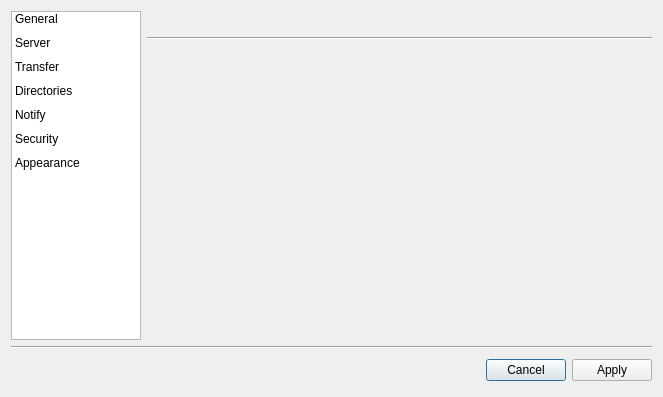
<?xml version="1.0" encoding="UTF-8"?>
<ui version="4.0">
 <class>Settings</class>
 <widget class="QDialog" name="Settings">
  <property name="geometry">
   <rect>
    <x>0</x>
    <y>0</y>
    <width>663</width>
    <height>397</height>
   </rect>
  </property>
  <property name="windowTitle">
   <string>Options</string>
  </property>
  <property name="windowIcon">
   <iconset resource="../images.qrc">
    <normaloff>:/images/kcmsystem24.png</normaloff>:/images/kcmsystem24.png</iconset>
  </property>
  <layout class="QGridLayout" name="gridLayout_2">
   <item row="0" column="0" rowspan="2">
    <widget class="QListWidget" name="listWidget">
     <property name="minimumSize">
      <size>
       <width>130</width>
       <height>0</height>
      </size>
     </property>
     <property name="maximumSize">
      <size>
       <width>130</width>
       <height>16777215</height>
      </size>
     </property>
     <property name="alternatingRowColors">
      <bool>false</bool>
     </property>
     <property name="iconSize">
      <size>
       <width>24</width>
       <height>24</height>
      </size>
     </property>
     <property name="textElideMode">
      <enum>Qt::ElideMiddle</enum>
     </property>
     <property name="movement">
      <enum>QListView::Static</enum>
     </property>
     <property name="flow">
      <enum>QListView::TopToBottom</enum>
     </property>
     <property name="isWrapping" stdset="0">
      <bool>false</bool>
     </property>
     <property name="resizeMode">
      <enum>QListView::Fixed</enum>
     </property>
     <property name="layoutMode">
      <enum>QListView::SinglePass</enum>
     </property>
     <property name="spacing">
      <number>0</number>
     </property>
     <property name="gridSize">
      <size>
       <width>100</width>
       <height>24</height>
      </size>
     </property>
     <property name="viewMode">
      <enum>QListView::ListMode</enum>
     </property>
     <property name="modelColumn">
      <number>0</number>
     </property>
     <property name="uniformItemSizes">
      <bool>true</bool>
     </property>
     <property name="currentRow">
      <number>-1</number>
     </property>
     <item>
      <property name="text">
       <string>General</string>
      </property>
      <property name="icon">
       <iconset resource="../images.qrc">
        <normaloff>:/images/kcmsystem24.png</normaloff>:/images/kcmsystem24.png</iconset>
      </property>
     </item>
     <item>
      <property name="text">
       <string>Server</string>
      </property>
      <property name="icon">
       <iconset resource="../images.qrc">
        <normaloff>:/images/server_24x24.png</normaloff>:/images/server_24x24.png</iconset>
      </property>
     </item>
     <item>
      <property name="text">
       <string>Transfer</string>
      </property>
      <property name="icon">
       <iconset resource="../images.qrc">
        <normaloff>:/images/ktorrent32.png</normaloff>:/images/ktorrent32.png</iconset>
      </property>
     </item>
     <item>
      <property name="text">
       <string>Directories</string>
      </property>
      <property name="icon">
       <iconset resource="../images.qrc">
        <normaloff>:/images/folder_doments.png</normaloff>:/images/folder_doments.png</iconset>
      </property>
     </item>
     <item>
      <property name="text">
       <string>Notify</string>
      </property>
      <property name="icon">
       <iconset resource="../images.qrc">
        <normaloff>:/images/status_unknown.png</normaloff>:/images/status_unknown.png</iconset>
      </property>
     </item>
     <item>
      <property name="text">
       <string>Security</string>
      </property>
      <property name="icon">
       <iconset resource="../images.qrc">
        <normaloff>:/images/encrypted32.png</normaloff>:/images/encrypted32.png</iconset>
      </property>
     </item>
     <item>
      <property name="text">
       <string>Appearance</string>
      </property>
      <property name="icon">
       <iconset resource="../images.qrc">
        <normaloff>:/images/looknfeel.png</normaloff>:/images/looknfeel.png</iconset>
      </property>
     </item>
    </widget>
   </item>
   <item row="0" column="1">
    <layout class="QGridLayout" name="gridLayout">
     <item row="0" column="0">
      <widget class="QLabel" name="pageicon">
       <property name="maximumSize">
        <size>
         <width>24</width>
         <height>24</height>
        </size>
       </property>
       <property name="text">
        <string/>
       </property>
       <property name="scaledContents">
        <bool>true</bool>
       </property>
      </widget>
     </item>
     <item row="0" column="1">
      <widget class="QLabel" name="pageName">
       <property name="sizePolicy">
        <sizepolicy hsizetype="Minimum" vsizetype="Maximum">
         <horstretch>0</horstretch>
         <verstretch>0</verstretch>
        </sizepolicy>
       </property>
       <property name="font">
        <font>
         <family>Sans Serif</family>
         <pointsize>11</pointsize>
         <weight>75</weight>
         <italic>false</italic>
         <bold>true</bold>
         <underline>false</underline>
         <strikeout>false</strikeout>
        </font>
       </property>
       <property name="text">
        <string/>
       </property>
      </widget>
     </item>
     <item row="1" column="0" colspan="2">
      <widget class="Line" name="line_2">
       <property name="orientation">
        <enum>Qt::Horizontal</enum>
       </property>
      </widget>
     </item>
    </layout>
   </item>
   <item row="1" column="1">
    <widget class="QStackedWidget" name="stackedWidget">
     <property name="currentIndex">
      <number>0</number>
     </property>
     <widget class="QWidget" name="page_2"/>
    </widget>
   </item>
   <item row="2" column="0" colspan="2">
    <widget class="Line" name="line">
     <property name="orientation">
      <enum>Qt::Horizontal</enum>
     </property>
    </widget>
   </item>
   <item row="3" column="0" colspan="2">
    <layout class="QHBoxLayout">
     <property name="spacing">
      <number>6</number>
     </property>
     <property name="margin">
      <number>0</number>
     </property>
     <item>
      <spacer>
       <property name="orientation">
        <enum>Qt::Horizontal</enum>
       </property>
       <property name="sizeHint" stdset="0">
        <size>
         <width>312</width>
         <height>31</height>
        </size>
       </property>
      </spacer>
     </item>
     <item>
      <widget class="QPushButton" name="canceButton">
       <property name="minimumSize">
        <size>
         <width>0</width>
         <height>22</height>
        </size>
       </property>
       <property name="text">
        <string>Cancel</string>
       </property>
      </widget>
     </item>
     <item>
      <widget class="QPushButton" name="applyButton">
       <property name="minimumSize">
        <size>
         <width>0</width>
         <height>22</height>
        </size>
       </property>
       <property name="text">
        <string>Apply</string>
       </property>
      </widget>
     </item>
    </layout>
   </item>
  </layout>
 </widget>
 <resources>
  <include location="../images.qrc"/>
 </resources>
 <connections>
  <connection>
   <sender>applyButton</sender>
   <signal>clicked()</signal>
   <receiver>Settings</receiver>
   <slot>accept()</slot>
   <hints>
    <hint type="sourcelabel">
     <x>278</x>
     <y>253</y>
    </hint>
    <hint type="destinationlabel">
     <x>96</x>
     <y>254</y>
    </hint>
   </hints>
  </connection>
  <connection>
   <sender>canceButton</sender>
   <signal>clicked()</signal>
   <receiver>Settings</receiver>
   <slot>reject()</slot>
   <hints>
    <hint type="sourcelabel">
     <x>369</x>
     <y>253</y>
    </hint>
    <hint type="destinationlabel">
     <x>179</x>
     <y>282</y>
    </hint>
   </hints>
  </connection>
 </connections>
</ui>
